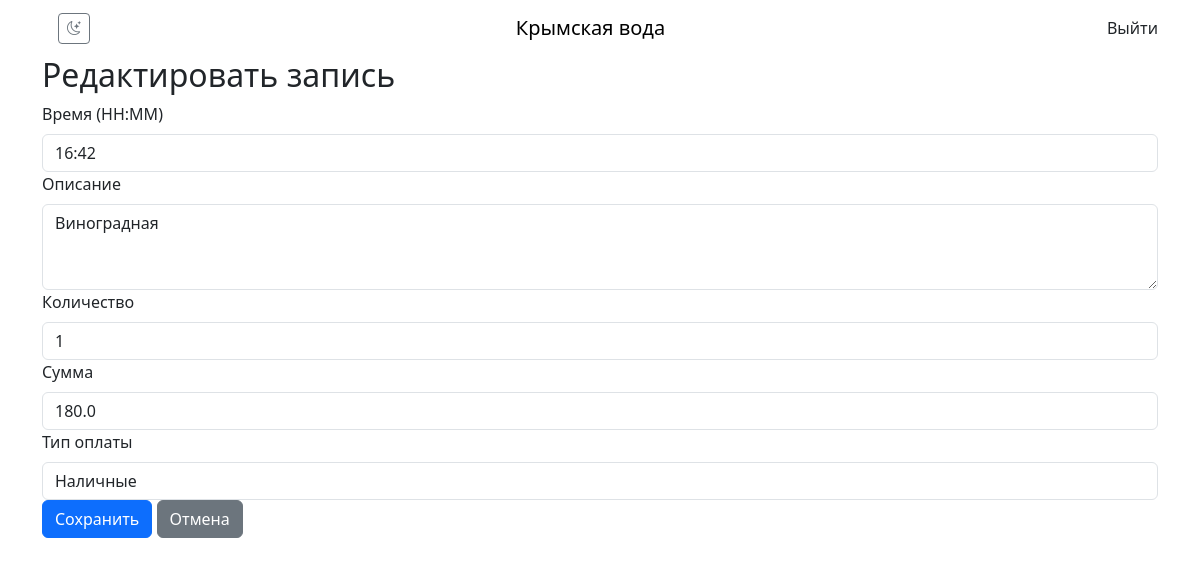
Page /edit/12 (signed in) on the committed database.
### app/models.py (models this page shows)
class DeliveryRecord(db.Model):
    id = db.Column(db.Integer, primary_key=True)
    date = db.Column(db.Date, index=True, default=datetime.utcnow)
    time = db.Column(db.String(5), nullable=False)  # HH:MM format
    description = db.Column(db.String(200), nullable=False)
    quantity = db.Column(db.Integer, nullable=False)
    amount = db.Column(db.Float, nullable=False)
    payment_type = db.Column(db.String(20), nullable=False)  # нал/перевод
    user_id = db.Column(db.Integer, db.ForeignKey('user.id'), nullable=False)

### app/delivery/routes.py (the view, shortened to what this page needs)
@bp.route('/edit/<int:id>', methods=['GET', 'POST'])
@login_required
def edit_record(id):
    record = DeliveryRecord.query.get_or_404(id)
    if record.user_id != current_user.id:
        abort(403)
    form = DeliveryRecordForm(obj=record)
    return render_template('delivery/edit.html', form=form, record=record)

### app/delivery/forms.py
class DeliveryRecordForm(FlaskForm):
    time = StringField('Время (HH:MM)', validators=[DataRequired()])
    description = TextAreaField('Описание', validators=[DataRequired()])
    quantity = IntegerField('Количество', validators=[DataRequired(), NumberRange(min=1)])
    amount = FloatField('Сумма', validators=[DataRequired(), NumberRange(min=0)])
    payment_type = SelectField('Тип оплаты',
                             choices=[('', 'Не выбран'), ('нал', 'Наличные'), ('перевод', 'Перевод')],
                             validators=[DataRequired()])
    submit = SubmitField('Сохранить')

### app/models.py (called while the page is built)
@login_manager.user_loader
def load_user(user_id):
    return User.query.get(int(user_id))

### app/templates/delivery/edit.html (shortened to what this page needs)
{% extends "base.html" %} {% block title %}Редактировать запись{% endblock %} {%
block content %}
<div class="delivery-form-container">
    <h2>Редактировать запись</h2>
    <form
        method="POST"
        action="{{ url_for('delivery.edit_record', id=record.id, date=selected_date) }}"
    >
        <div class="form-group">
            {{ form.time.label(class="form-label") }} {{
            form.time(class="form-control") }}
        </div>
        <div class="form-group">
            {{ form.description.label(class="form-label") }} {{
            form.description(class="form-control", rows=3) }}
        </div>
        <div class="form-group">
            {{ form.quantity.label(class="form-label") }} {{
            form.quantity(class="form-control") }}
        </div>
        <div class="form-group">
            {{ form.amount.label(class="form-label") }} {{
            form.amount(class="form-control") }}
        </div>
        <div class="form-group">
            {{ form.payment_type.label(class="form-label") }} {{
            form.payment_type(class="form-control") }}
        </div>
        <div class="form-actions">
            <button type="submit" class="btn btn-primary">Сохранить</button>
            <a
                href="{{ url_for('delivery.list_records') }}"
                class="btn btn-secondary"
                >Отмена</a
            >
        </div>
    </form>
</div>
{% endblock %}

### app/static/css/styles.css (style rules this page uses)
:root { --primary-color: #4e73df; --danger-color: #e74a3b; }
.btn-primary { background-color: var(--primary-color); }

### rows in the picture
DeliveryRecord: time "16:42", description "Виноградная", quantity "1", amount "180.0", payment_type "Наличные"
